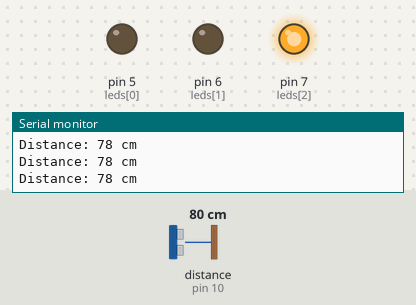
The sketch below on a simulated Arduino Uno, built with avr-gcc and run on an emulated ATmega328P. Parts: output pins drawn as LEDs (lit = HIGH), the last lines printed to the serial monitor. Wiring (inferred from the names in the program): ultrasonic range finder: trigger pin 9; echo pin 10. Dashed ring = blinking. The test bench sets the inputs (shaded band); at power-on: distance to the obstacle (sensor on pin 10) 80 cm. The echo pulse lasts 58.3 µs per cm; pins used as bus, display or sensor lines are not drawn.

Above: at 1.3 s.
1.4 s: distance to the obstacle (sensor on pin 10) set to 24 cm
2.9 s: distance to the obstacle (sensor on pin 10) set to 19 cm
At 4.1 s:
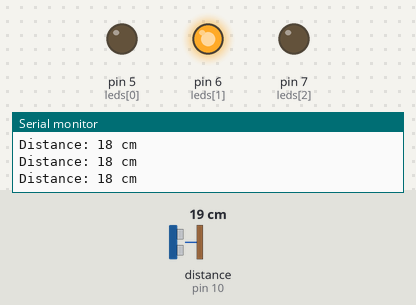
4.5 s: distance to the obstacle (sensor on pin 10) set to 12 cm
6.0 s: distance to the obstacle (sensor on pin 10) set to 9 cm
At 6.8 s:
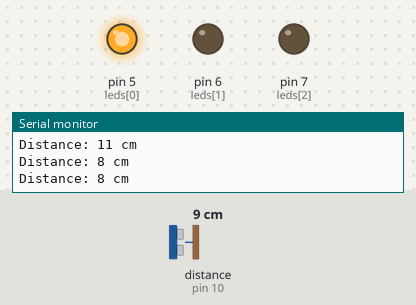
7.5 s: distance to the obstacle (sensor on pin 10) set to 2 cm
At 8.1 s:
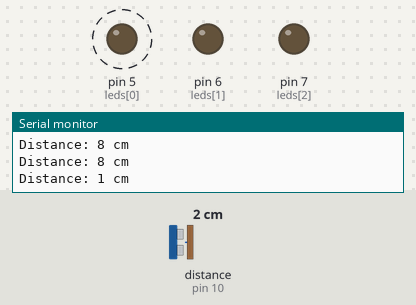
10.5 s: distance to the obstacle (sensor on pin 10) set to 18 cm
At 11.0 s:
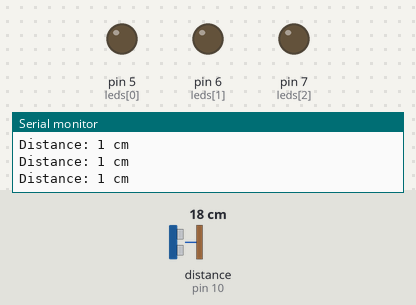
Timing chart, 0 to 13.5 s (numbered marks = the images above; inputs shaded):
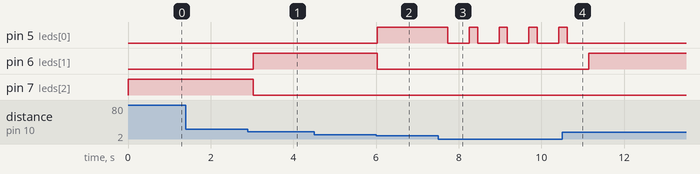

Measured:
- the behaviour switches between 22 and 21 cm on distance to the obstacle (sensor on pin 10) (found by bisection; images 0 and 1)
- the behaviour switches between 11 and 10 cm on distance to the obstacle (sensor on pin 10) (found by bisection; images 1 and 2)
- after the input at 2.9 s, pin 6 (leds[1]): LOW → HIGH after 0.12 s; pin 7 (leds[2]): HIGH → LOW after 0.12 s
- after the input at 6.0 s, pin 5 (leds[0]): LOW → HIGH at once; pin 6 (leds[1]): HIGH → LOW at once
- after the input at 7.5 s, pin 5 (leds[0]): alternates HIGH for 0.20 s and LOW for 0.52 s, starting after 0.24 s
- after the input at 10.5 s, pin 5 (leds[0]): goes on until 10.6 s, then stays LOW; pin 6 (leds[1]): LOW → HIGH after 0.64 s

The sketch:

proximitypulse.ino
```cpp
#define trigPin 9  // Trig on pin 9
#define echoPin 10 // Echo on pin 10

int leds[3] = {5, 6, 7};

void setup() {
  Serial.begin(9600);

  pinMode(trigPin, OUTPUT);
  pinMode(echoPin, INPUT);

  // Set each LED pin as OUTPUT
  for (int i = 0; i < 3; i++) {
    pinMode(leds[i], OUTPUT);
  }
}

void loop() {
  // Clear the trigger pin
  digitalWrite(trigPin, LOW);
  delayMicroseconds(2);

  // Send a 10us HIGH pulse to the trigger pin
  digitalWrite(trigPin, HIGH);
  delayMicroseconds(10);
  digitalWrite(trigPin, LOW);

  // Measure the time it takes to receive the echo
  long duration = pulseIn(echoPin, HIGH);

  // Convert duration to distance in cm (speed of sound assumed to be 340m/s)
  long distance = duration * 0.034 / 2;

  Serial.print("Distance: ");
  Serial.print(distance);
  Serial.println(" cm");

  // Turn off all LEDs
  for (int i = 0; i < 3; i++) {
    digitalWrite(leds[i], LOW);
  }

  // Light up LEDs based on distance from sensor
  if (distance > 20) {
    digitalWrite(leds[2], HIGH); // Farther than 20 cm
  }
  else if (distance > 9 && distance <= 20) {
    digitalWrite(leds[1], HIGH); // Between 10 and 20 cm
  }
  else if (distance > 4 && distance <= 9){
    digitalWrite(leds[0], HIGH);// Less than or equal to 10 cm
  }
  else {
    digitalWrite(leds[0], HIGH);
    delay(200);
    digitalWrite(leds[0], LOW);
    delay(20);
  }

  // Small delay between readings
  delay(500);
}
```
